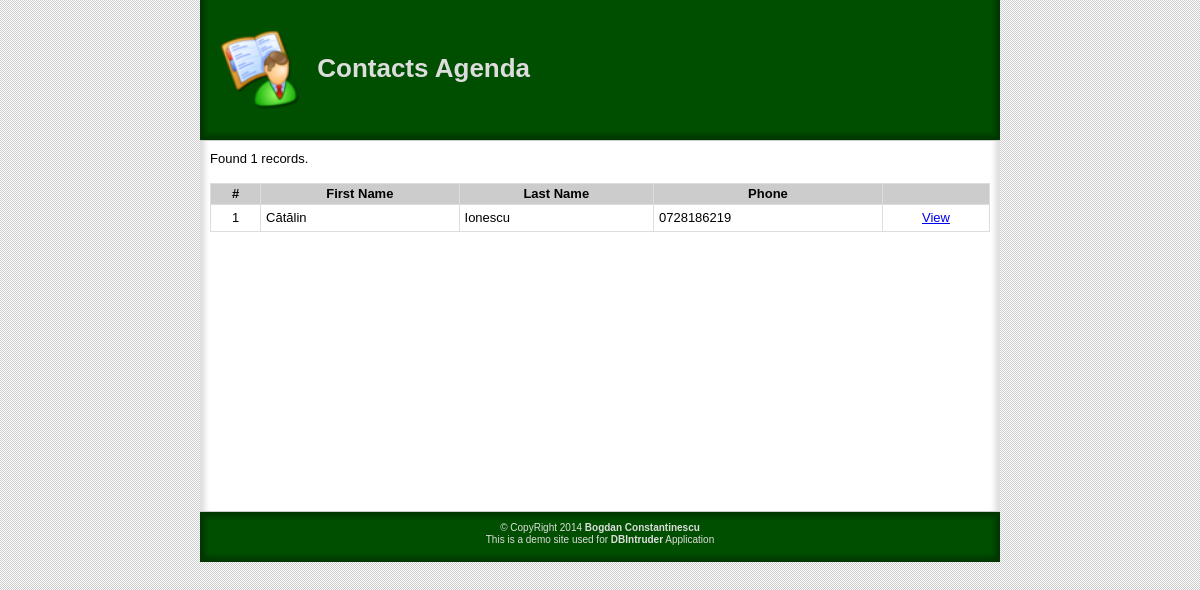
Page /mysql/string/doublequotelike/contact.php?phone=0728186219 on the committed database.
### tables this page shows
CREATE TABLE IF NOT EXISTS `contacts` (
  `id` int(10) unsigned NOT NULL AUTO_INCREMENT,
  `firstname` varchar(100) NOT NULL,
  `lastname` varchar(100) NOT NULL,
  `street` varchar(255) DEFAULT NULL,
  `postalcode` varchar(10) DEFAULT NULL,
  `city` varchar(100) DEFAULT NULL,
  `region_id` int(10) unsigned DEFAULT NULL,
  `phone` varchar(100) NOT NULL,
  `email` varchar(120) DEFAULT NULL,
  `img_path` varchar(255) DEFAULT NULL,
  PRIMARY KEY (`id`),
  KEY `fk_contacts_regions` (`region_id`)
);

### includes/func/get_contact_by_phone_doublequote_like.inc.php (called while the page is built)
<?php
function getContactByPhone($phone) {
    global $db;
    $returnValue = array();
    $result = $db->query(
            'SELECT contacts.*, regions.code, regions.name
             FROM contacts
             LEFT JOIN regions ON contacts.region_id = regions.id
             WHERE contacts.phone LIKE "' . $phone . '%"');
    if (false !== $result) {
        $returnValue = $result->fetchAll();
    }
    return $returnValue;
}

### includes/pages/multiple_contacts_stable.inc.php (the view, shortened to what this page needs)
<?php
require_once 'header.inc.php';
if (isset($contacts) && count($contacts)):
?>
<p>Found <?php echo count($contacts); ?> records.</p>
<br />
<table class="contacts">
    <thead>
        <tr>
            <th>#</th>
            <th>First Name</th>
            <th>Last Name</th>
            <th>Phone</th>
            <th></th>
        </tr>
    </thead>
    <tbody>
        <?php foreach ($contacts as $k => $contact): ?>
            <tr>
                <td class="center"><?php echo $k + 1; ?></td>
                <td><?php echo htmlspecialchars($contact['firstname']); ?></td>
                <td><?php echo htmlspecialchars($contact['lastname']); ?></td>
                <td><?php echo htmlspecialchars($contact['phone']); ?></td>
                <td class="center"><a href="mysql/numeric/contact.php?id=<?php echo intval($contact['id']); ?>">View</a></td>
            </tr>
        <?php endforeach; ?>
    </tbody>
</table>
<?php else: ?>
No contacts found.
<?php
endif;
require_once 'footer.inc.php';
?>

### css/main.css (style rules this page uses)
body { font: 13px/1.231 arial,helvetica,clean,sans-serif; *font-size: small; *font: x-small; background: url('../images/bkg_texture.jpg') repeat; }
* { padding: 0; margin: 0; }
.contacts { width: 100%; border: 1px #DDD solid; border-collapse: collapse; }
.contacts td { border: 1px #DDD solid; padding: 5px; }
.contacts th { border: 1px #DDD solid; padding: 2px; background-color: #CCC; }
.center { text-align: center; }

### rows in the picture
contacts: firstname "Cătălin", lastname "Ionescu", phone "0728186219"

### other values in the picture
count($contacts) "1"
